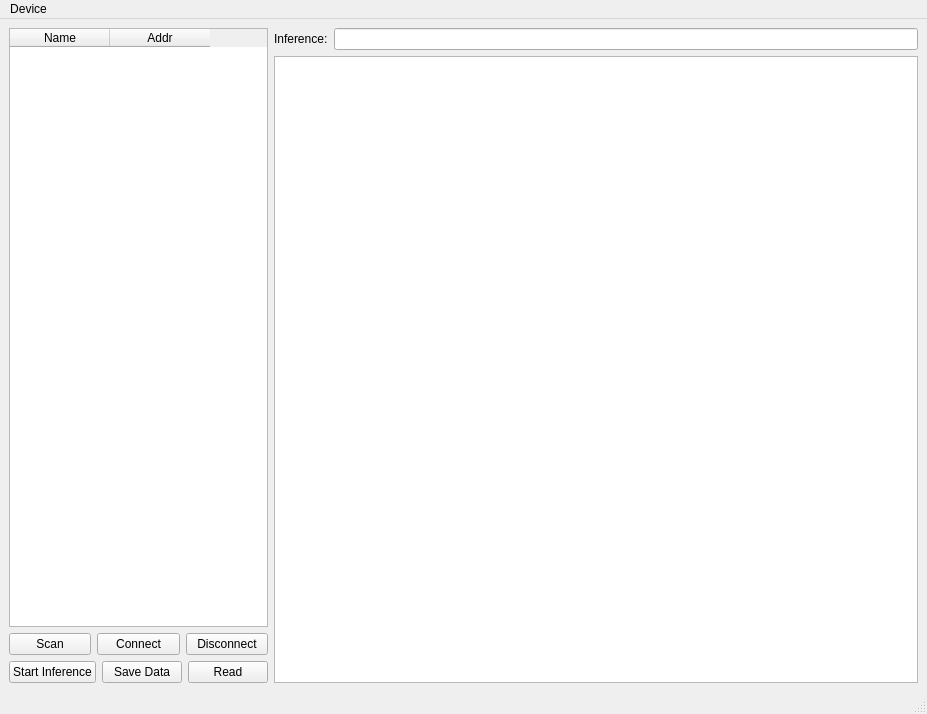
<?xml version="1.0" encoding="UTF-8"?>
<ui version="4.0">
 <class>MainWindow</class>
 <widget class="QMainWindow" name="MainWindow">
  <property name="geometry">
   <rect>
    <x>0</x>
    <y>0</y>
    <width>927</width>
    <height>714</height>
   </rect>
  </property>
  <property name="windowTitle">
   <string>Motion Detector</string>
  </property>
  <widget class="QWidget" name="MWidget">
   <property name="minimumSize">
    <size>
     <width>900</width>
     <height>670</height>
    </size>
   </property>
   <property name="maximumSize">
    <size>
     <width>1280</width>
     <height>920</height>
    </size>
   </property>
   <layout class="QHBoxLayout" name="horizontalLayout_4" stretch="1,3">
    <property name="sizeConstraint">
     <enum>QLayout::SetMaximumSize</enum>
    </property>
    <item>
     <layout class="QVBoxLayout" name="verticalLayout_3" stretch="0,0">
      <property name="sizeConstraint">
       <enum>QLayout::SetDefaultConstraint</enum>
      </property>
      <item>
       <widget class="QTableWidget" name="BleDevicestableWidget">
        <column>
         <property name="text">
          <string>Name</string>
         </property>
        </column>
        <column>
         <property name="text">
          <string>Addr</string>
         </property>
        </column>
       </widget>
      </item>
      <item>
       <layout class="QVBoxLayout" name="verticalLayout_2">
        <item>
         <layout class="QHBoxLayout" name="horizontalLayout">
          <item>
           <widget class="QPushButton" name="pushButton_Scan">
            <property name="text">
             <string>Scan</string>
            </property>
           </widget>
          </item>
          <item>
           <widget class="QPushButton" name="pushButton_Connect">
            <property name="text">
             <string>Connect</string>
            </property>
            <attribute name="buttonGroup">
             <string notr="true">buttonGroup</string>
            </attribute>
           </widget>
          </item>
          <item>
           <widget class="QPushButton" name="pushButton_Disconnect">
            <property name="text">
             <string>Disconnect</string>
            </property>
            <attribute name="buttonGroup">
             <string notr="true">buttonGroup</string>
            </attribute>
           </widget>
          </item>
         </layout>
        </item>
        <item>
         <layout class="QHBoxLayout" name="horizontalLayout_2">
          <item>
           <widget class="QPushButton" name="pushButton_StartInference">
            <property name="text">
             <string>Start Inference</string>
            </property>
           </widget>
          </item>
          <item>
           <widget class="QPushButton" name="pushButton_SaveData">
            <property name="text">
             <string>Save Data</string>
            </property>
           </widget>
          </item>
          <item>
           <widget class="QPushButton" name="pushButton_ReadData">
            <property name="text">
             <string>Read</string>
            </property>
           </widget>
          </item>
         </layout>
        </item>
       </layout>
      </item>
     </layout>
    </item>
    <item>
     <layout class="QVBoxLayout" name="verticalLayout">
      <item>
       <layout class="QHBoxLayout" name="horizontalLayout_3">
        <item>
         <widget class="QLabel" name="label_Inference">
          <property name="text">
           <string>Inference:</string>
          </property>
         </widget>
        </item>
        <item>
         <widget class="QLineEdit" name="lineEdit_Inference"/>
        </item>
       </layout>
      </item>
      <item>
       <widget class="QGraphicsView" name="graphicsView"/>
      </item>
     </layout>
    </item>
   </layout>
  </widget>
  <widget class="QMenuBar" name="menubar">
   <property name="geometry">
    <rect>
     <x>0</x>
     <y>0</y>
     <width>927</width>
     <height>22</height>
    </rect>
   </property>
   <widget class="QMenu" name="menuDevice">
    <property name="title">
     <string>Device</string>
    </property>
    <addaction name="actionScan"/>
    <addaction name="actionConnect"/>
    <addaction name="actionDisconnect"/>
    <addaction name="actionExit"/>
   </widget>
   <addaction name="menuDevice"/>
  </widget>
  <widget class="QStatusBar" name="statusbar"/>
  <action name="actionConnect">
   <property name="text">
    <string>Connect</string>
   </property>
  </action>
  <action name="actionDisconnect">
   <property name="text">
    <string>Disconnect</string>
   </property>
  </action>
  <action name="actionExit">
   <property name="text">
    <string>Exit</string>
   </property>
  </action>
  <action name="actionScan">
   <property name="text">
    <string>Scan</string>
   </property>
  </action>
 </widget>
 <resources/>
 <connections/>
 <buttongroups>
  <buttongroup name="buttonGroup"/>
 </buttongroups>
</ui>
